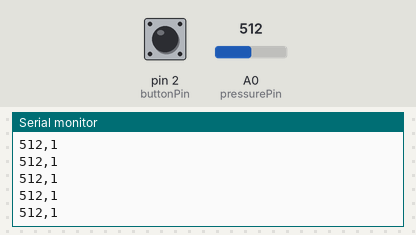
Simulated run of this sketch. Board: Arduino Uno, built with avr-gcc and run on an emulated ATmega328P. On the bench: the last lines printed to the serial monitor. The inputs (shaded band) are chosen by the test bench; at power-on: A0 (pressurePin) = 512, pin 2 (buttonPin) HIGH.

Above: at 1.2 s.
1.3 s: A0 (pressurePin) set to 716
At 1.31 s:
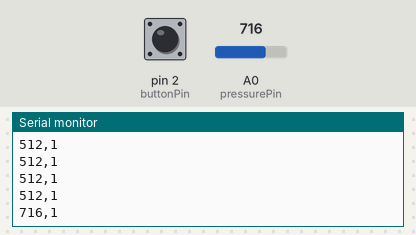
2.8 s: pin 2 (buttonPin) pulled LOW for 0.15 s
At 2.82 s:
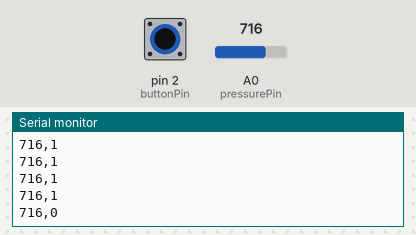
4.4 s: A0 (pressurePin) set to 900
At 4.42 s:
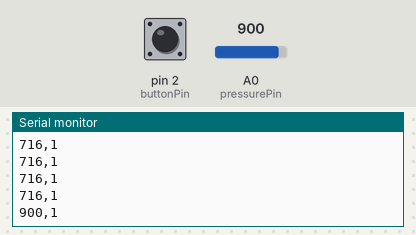
5.9 s: pin 2 (buttonPin) pulled LOW for 1 s
At 5.93 s:
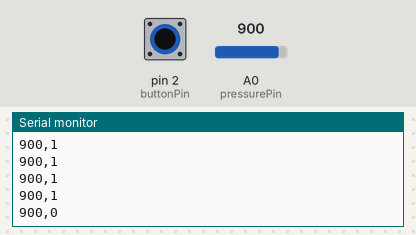
Timing chart, 0 to 8.9 s (numbered marks = the images above; inputs shaded):
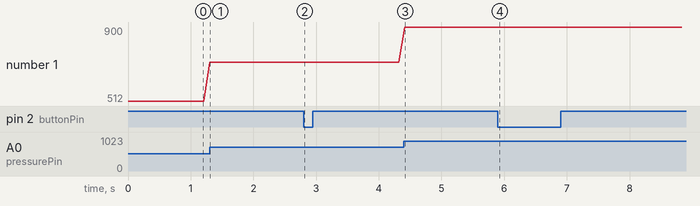

Measured:
- after the input at 1.3 s, the serial monitor: prints a new line at once (image 1)
- after the input at 2.8 s, the serial monitor: prints a new line at once (image 2)
- after the input at 4.4 s, the serial monitor: prints a new line at once (image 3)
- after the input at 5.9 s, the serial monitor: prints a new line at once (image 4)
- plotted number 1: 512 → 716 after the input at 1.3 s, 716 → 900 after the input at 4.4 s

The sketch:

Pressure_Sensor.ino
```cpp
const int pressurePin = A0;
const int buttonPin = 2;

void setup()
{
  pinMode(buttonPin, INPUT_PULLUP);
  Serial.begin(9600);
}

void loop()
{
  int pressureValue = analogRead(pressurePin);

  int buttonState = digitalRead(buttonPin);

  Serial.print(pressureValue);
  Serial.print(",");
  Serial.println(buttonState);

  delay(100);
}
```
